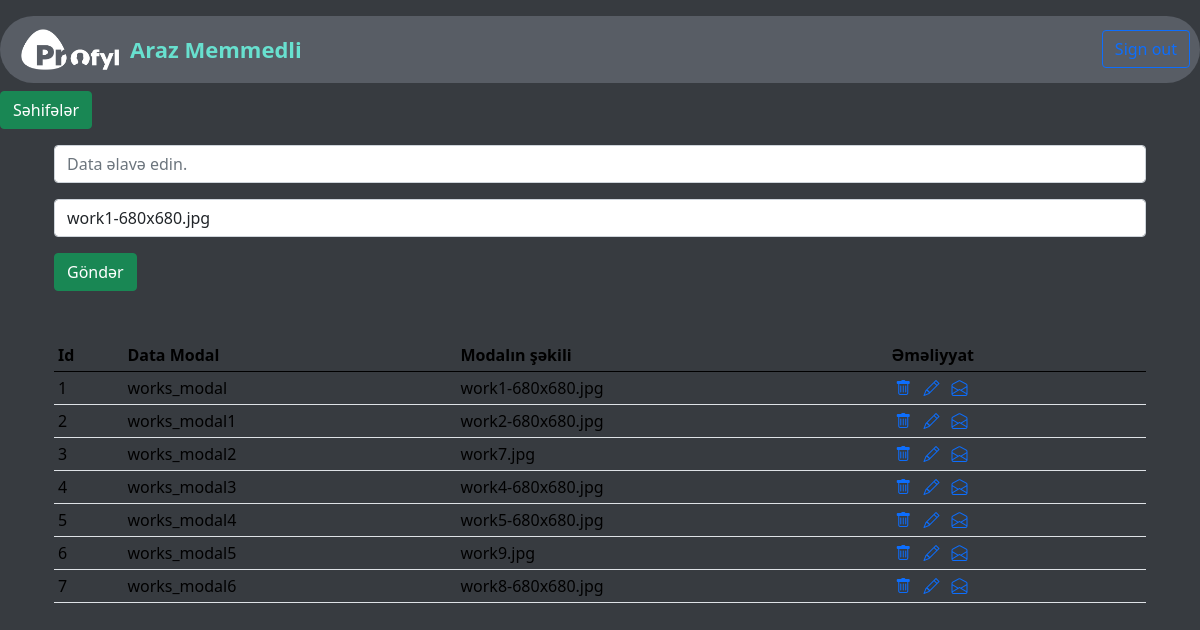
The app's page /admin/portfolio/modal/ with its own data.
### app/models.py (models this page shows)
class PortfolioModal(db.Model):
    __tablename__='portfolio_modal'
    id = db.Column(db.Integer, primary_key=True)
    m_data_modal = db.Column(db.String(120))
    portfolimodalimages_name=db.Column(db.String(200), db.ForeignKey('portfolio_images.p_img'), nullable=False)

### admin/portfolio_routes.py (the view, shortened to what this page needs)
@portfolio_bp.route('/admin/portfolio/modal/',methods=['GET','POST'])
def portfolio_modal():
    form=PortfolioModalForm()
    t_modals=PortfolioModal.query.all()
    return render_template('admin/portfolio_modal.html',form=form,t_modals=t_modals)

### admin/forms.py
class PortfolioModalForm(FlaskForm):
    m_data_modal=StringField('m_data_modal')
    portfolimodalimages_name=SelectField('portfolimodalimages_name',choices=PortfolioImagesList)
    m_submit=SubmitField()

### admin/templates/admin/portfolio_modal.html
{% extends 'admin/base.html' %}
{% block content %}
<section id="portfolio-modal-form">
    <div class="container">
        <div class="row">
            <div class="col-12">
                <div class="row">
                    <form action="/admin/portfolio/modal/" method="POST">
                        <div class="form-group mt-3">
                            {{form.m_data_modal(class='form-control',placeholder='Data əlavə edin.')}}
                        </div>
                        <div class="form-group mt-3">
                            {{form.portfolimodalimages_name(class='form-control')}}
                        </div>
                        <div class="form-group mt-3">
                            {{form.m_submit(class='btn btn-success',value='Göndər')}}
                        </div>
                    </form>
                </div>
            </div>
        </div>
    </div>
</section>
<section id="portfolio-modal-table">
    <div class="container mt-5">
        <table class="table table-sm" style="color: white;">
            <thead>
                <tr>
                    <th scope="col">Id</th>
                    <th scope="col">Data Modal</th>
                    <th scope="col">Modalın şəkili</th>
                    <th scope="col">Əməliyyat</th>
                  </tr>
            </thead>
            <tbody>
                {% for t_modal in t_modals %}
                <tr>
                    <td>{{t_modal.id}}</td>
                    <td>{{t_modal.m_data_modal}}</td>
                    <td>{{t_modal.portfolimodalimages_name}}</td>
                    <td>
                        <a href="/portfolio/modal/delete/{{t_modal.id}}"><i class="bi bi-trash mx-1"></i></a>
                        <a href="/portfolio/modal/update/{{t_modal.id}}"><i class="bi bi-pencil mx-1"></i></a>
                        <a href=""><i class="bi bi-envelope-open mx-1"></i></a>
                    </td>
                  </tr>
                {% endfor %}
            </tbody>
          </table>
    </div>
</section>
{% endblock  %}

### records on screen
PortfolioModal: id "1", m_data_modal "works_modal", portfolimodalimages_name "work1-680x680.jpg"
PortfolioModal: id "2", m_data_modal "works_modal1", portfolimodalimages_name "work2-680x680.jpg"
PortfolioModal: id "3", m_data_modal "works_modal2", portfolimodalimages_name "work7.jpg"
PortfolioModal: id "4", m_data_modal "works_modal3", portfolimodalimages_name "work4-680x680.jpg"
PortfolioModal: id "5", m_data_modal "works_modal4", portfolimodalimages_name "work5-680x680.jpg"
PortfolioModal: id "6", m_data_modal "works_modal5", portfolimodalimages_name "work9.jpg"
PortfolioModal: id "7", m_data_modal "works_modal6", portfolimodalimages_name "work8-680x680.jpg"
